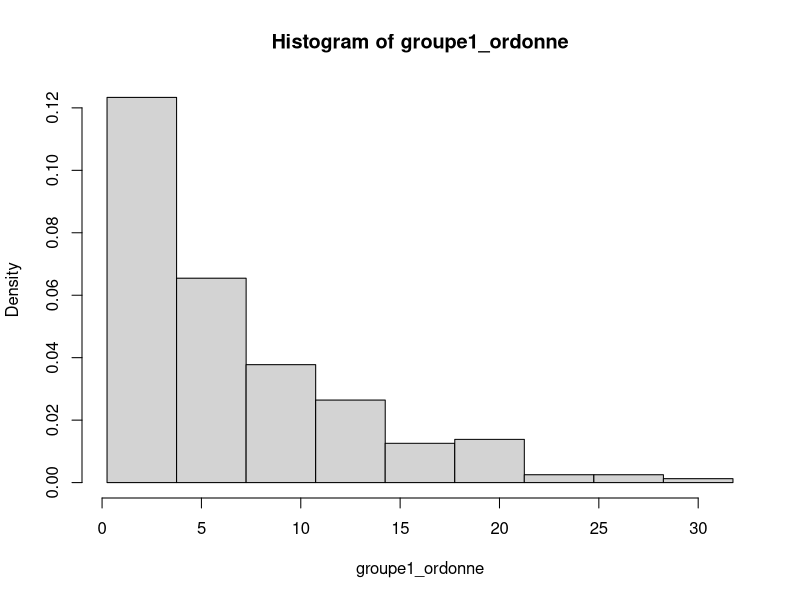
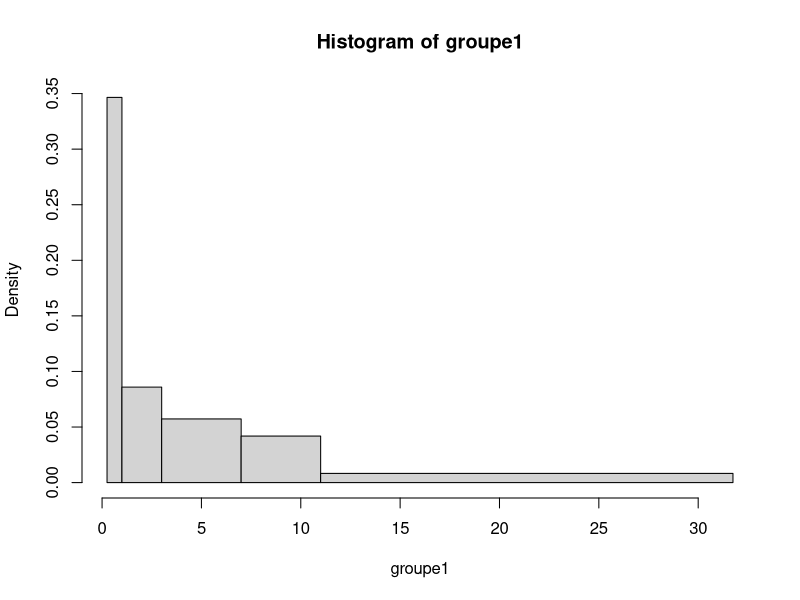
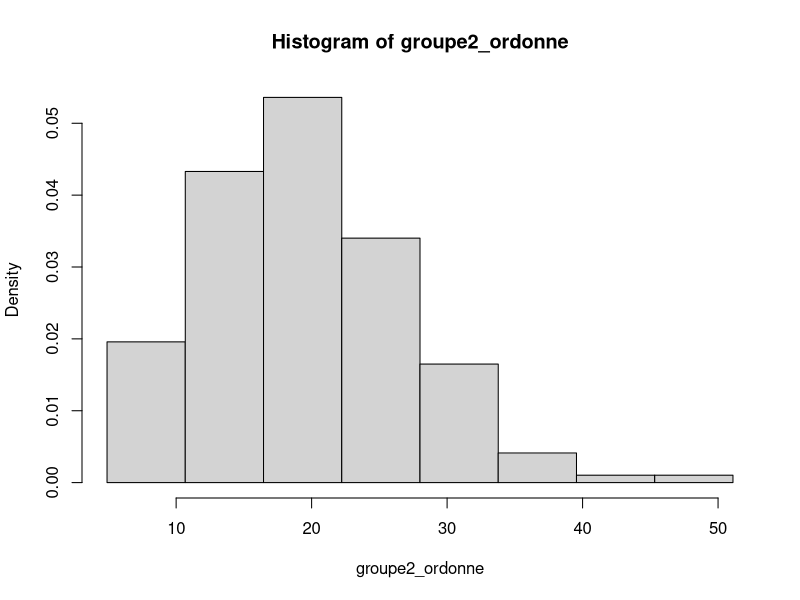
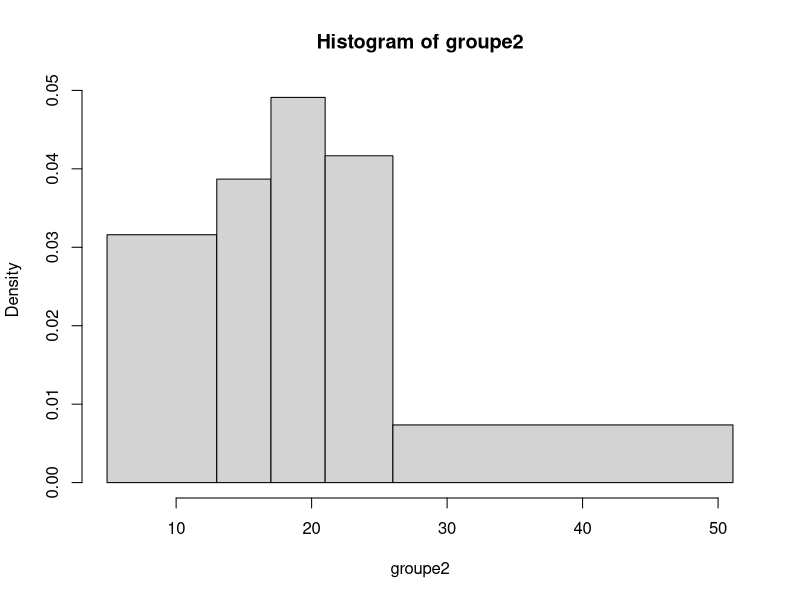
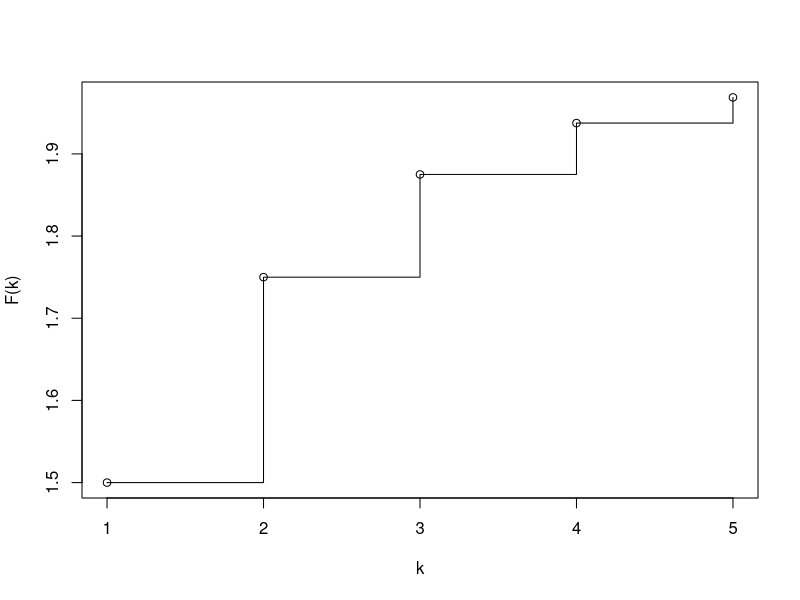
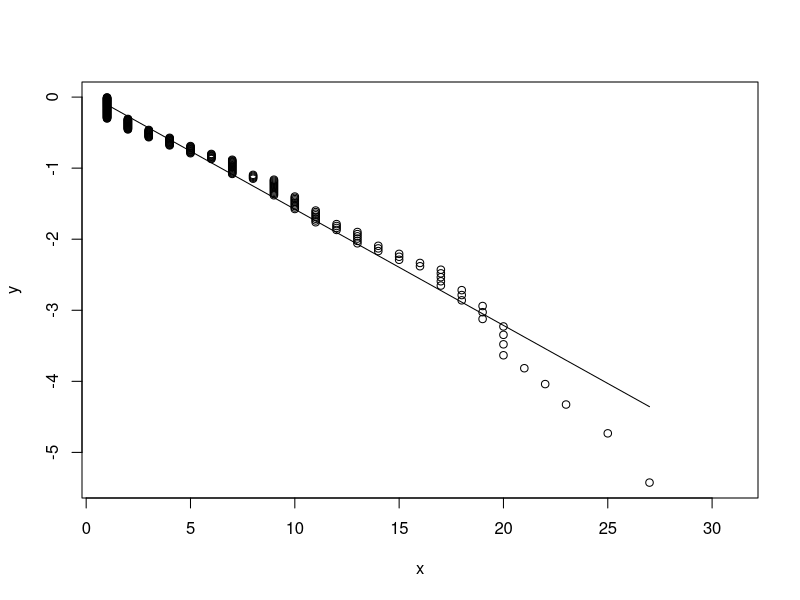
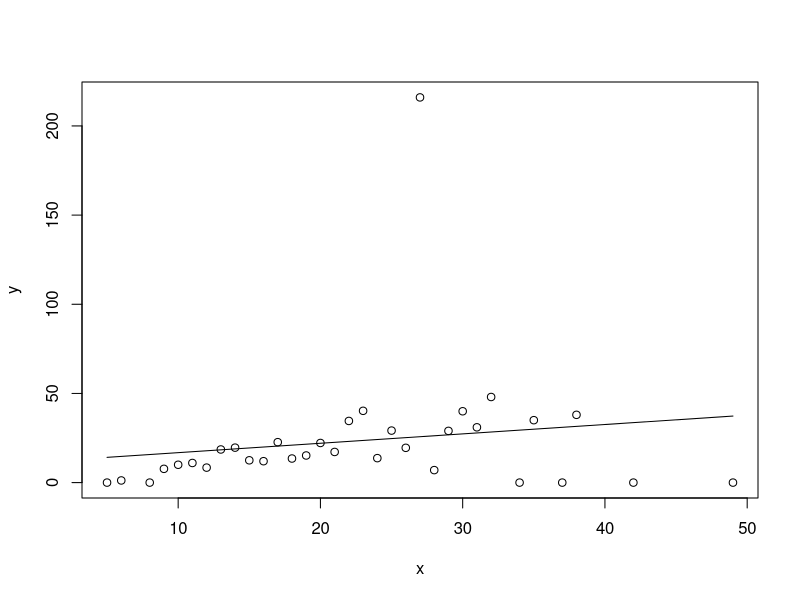

Write R code to recreate these figures, in order.
enumerate <- function(X, FUN, ...) {
  result <- vector("list", length(X))
  for (i in seq_along(result)) {
    tmp <- FUN(X[[i]], i, ...)
    if (is.null(tmp))
      result[i] <- list(NULL)
    else
      result[[i]] <- tmp
  }
  result
}

###############


groupe1 = scan("./echantillons/groupe1.txt", what=integer(), sep="\n")
groupe2 = scan("./echantillons/groupe2.txt", what=integer(), sep="\n")

####################
# Partie 2
####################

# Question 2.1

groupe1_ordonne = sort(groupe1)
groupe2_ordonne = sort(groupe2)

# minimum, 1er quartile, médianne, 
#moyenne, 3ème quartile et max de groupe1
summary(groupe1)

# minimum, 1er quartile, médianne, 
#moyenne, 3ème quartile et max de groupe1
summary(groupe2)

# Histogramme à classes de même largeur groupe1
n1 = length(groupe1_ordonne)
k = round(1 + log2(n1))
a0 <- min(groupe1_ordonne) - 0.025*(max(groupe1_ordonne)-min(groupe1_ordonne))
ak<-max(groupe1_ordonne)+0.025*(max(groupe1_ordonne)-min(groupe1_ordonne))
bornes <- seq(a0, ak, (ak - a0)/k)
hist(groupe1_ordonne, prob=T, breaks=bornes)


# Histogramme à classes de même effectif

histoeff <- function(x, xlim=NULL, ...)
{
  sx <- sort(x)
  n <- length(x)
  k <- round(log(n)/log(2)+1)
  rangex <- max(x)-min(x)
  breaks <- c(min(x)-0.025*rangex, quantile(x, seq(1, k-1)/k), max(x)+0.025*rangex)
  col <- 0
  if (is.null(xlim)) xlim<-c(breaks[1], breaks[k+1])
  hist(x, breaks=breaks, col=col, xlim=xlim, probability=T, ...)
}

#Histogramme à classe de même effectif groupe1
#histoeff(groupe1)
a0<-min(groupe1)-0.025*(max(groupe1)-min(groupe1))
a5<-max(groupe1)+0.025*(max(groupe1)-min(groupe1))
bornes<-seq(a0,a5,(a5-a0)/5)
borneseff<-c(a0,quantile(groupe1,seq(1/5,4/5,1/5)),a5)
hist(groupe1, prob=T, breaks=borneseff)

# Histogramme à classe de même largeur groupe2
n2 = length(groupe2_ordonne)
k = round(1+log2(n2))
a0 <- min(groupe2_ordonne) - 0.025*(max(groupe2_ordonne)-min(groupe2_ordonne))
ak<-max(groupe2_ordonne)+0.025*(max(groupe2_ordonne)-min(groupe2_ordonne))
bornes <- seq(a0, ak, (ak - a0)/k)
hist(groupe2_ordonne, prob=T, breaks=bornes)

#Histogramme à classe de même effectif groupe2
#histoeff(groupe2)
a0<-min(groupe2)-0.025*(max(groupe2)-min(groupe2))
a5<-max(groupe2)+0.025*(max(groupe2)-min(groupe2))
bornes<-seq(a0,a5,(a5-a0)/5)
borneseff<-c(a0,quantile(groupe2,seq(1/5,4/5,1/5)),a5)
hist(groupe2, prob=T, breaks=borneseff)

# Question 2.2



r = 1
p = 0.5 #Â TODO
q = 1 - p
F<-function(k)
{
  # return (p / q * (1 - q ** (k + 1)) / (1 - q))
  return ((1 - (1 - p) ** (k + 1)) / (1 - p))
}

n = 10
m = 5
k = seq(1,5,1)
plot(k, F(k))

lines(k, F(k), type="s")

h<-function(x)
{
  return (log(1 - x))
}

x = sort(groupe1)
y = x
for (i in 1:length(x))
{
  y[i] = h(i / length(x))
}
plot(x, y)
x = head(x, -1)
y = head(y, -1)
reg<-lm(y~x)
lines(x, fitted.values(reg))

# approximation de p 
coeff = coef(reg)
p = 1 - exp(coeff[2])

# calcul de l'intervalle de confiance au seuil de 5% d'après la 
# formule de la question 1.2
alpha<- 0.05
xn = mean(groupe1)
n = length(groupe1)
u_alpha = qnorm(1-alpha/2)
borne_inf = 1/xn - u_alpha*sqrt((xn-1)/(n*xn**3))
borne_sup = 1/xn + u_alpha*sqrt((xn -1)/(n*xn**3))


# groupe 2

# Fonction permettant de calculer la probabilité empirique 
# Pour le groupe 2

probabilite_empirique <- function(groupe){
  
  n <- max(groupe)
  liste <-c()
  for (i in 1:n){
    liste[i] = sum(groupe == i)
  }
  return(liste/length(groupe))
}

probabilite_empirique(groupe1)

graphe_proba_empirique <- function(groupe){
  proba_empirique <- probabilite_empirique(groupe)
  x <- c()
  y <- c()
  for (i in 1: length(proba_empirique)-1){
    if (proba_empirique[i+1] != 0){
      x = append(x, i)
      y = append(y, i*proba_empirique[i]/proba_empirique[i+1])
    }
  }
  plot(x, y)
  reg<-lm(y~x)
  lines(x, fitted.values(reg))
  return(coef(reg))
  
}

graphe_proba_empirique(groupe2)
